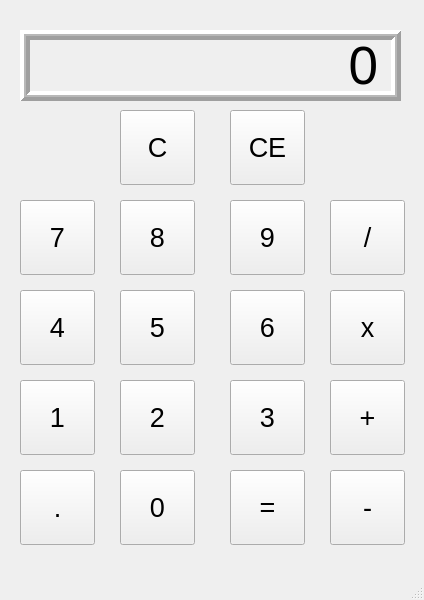
<?xml version="1.0" encoding="UTF-8"?>
<ui version="4.0">
 <class>MainWindow</class>
 <widget class="QMainWindow" name="MainWindow">
  <property name="geometry">
   <rect>
    <x>0</x>
    <y>0</y>
    <width>424</width>
    <height>600</height>
   </rect>
  </property>
  <property name="windowTitle">
   <string>MainWindow</string>
  </property>
  <widget class="QWidget" name="centralwidget">
   <widget class="QLabel" name="outputlabel">
    <property name="geometry">
     <rect>
      <x>20</x>
      <y>30</y>
      <width>381</width>
      <height>71</height>
     </rect>
    </property>
    <property name="font">
     <font>
      <pointsize>40</pointsize>
     </font>
    </property>
    <property name="frameShape">
     <enum>QFrame::Box</enum>
    </property>
    <property name="frameShadow">
     <enum>QFrame::Raised</enum>
    </property>
    <property name="lineWidth">
     <number>4</number>
    </property>
    <property name="midLineWidth">
     <number>2</number>
    </property>
    <property name="text">
     <string>0</string>
    </property>
    <property name="alignment">
     <set>Qt::AlignRight|Qt::AlignTrailing|Qt::AlignVCenter</set>
    </property>
   </widget>
   <widget class="QPushButton" name="ceButton">
    <property name="geometry">
     <rect>
      <x>230</x>
      <y>110</y>
      <width>75</width>
      <height>75</height>
     </rect>
    </property>
    <property name="font">
     <font>
      <pointsize>20</pointsize>
     </font>
    </property>
    <property name="text">
     <string>CE</string>
    </property>
   </widget>
   <widget class="QPushButton" name="cButton">
    <property name="geometry">
     <rect>
      <x>120</x>
      <y>110</y>
      <width>75</width>
      <height>75</height>
     </rect>
    </property>
    <property name="font">
     <font>
      <pointsize>20</pointsize>
     </font>
    </property>
    <property name="text">
     <string>C</string>
    </property>
   </widget>
   <widget class="QPushButton" name="sevenButton">
    <property name="geometry">
     <rect>
      <x>20</x>
      <y>200</y>
      <width>75</width>
      <height>75</height>
     </rect>
    </property>
    <property name="font">
     <font>
      <pointsize>20</pointsize>
     </font>
    </property>
    <property name="text">
     <string>7</string>
    </property>
   </widget>
   <widget class="QPushButton" name="eightButton">
    <property name="geometry">
     <rect>
      <x>120</x>
      <y>200</y>
      <width>75</width>
      <height>75</height>
     </rect>
    </property>
    <property name="font">
     <font>
      <pointsize>20</pointsize>
     </font>
    </property>
    <property name="text">
     <string>8</string>
    </property>
   </widget>
   <widget class="QPushButton" name="nineButton">
    <property name="geometry">
     <rect>
      <x>230</x>
      <y>200</y>
      <width>75</width>
      <height>75</height>
     </rect>
    </property>
    <property name="font">
     <font>
      <pointsize>20</pointsize>
     </font>
    </property>
    <property name="text">
     <string>9</string>
    </property>
   </widget>
   <widget class="QPushButton" name="divideButton">
    <property name="geometry">
     <rect>
      <x>330</x>
      <y>200</y>
      <width>75</width>
      <height>75</height>
     </rect>
    </property>
    <property name="font">
     <font>
      <pointsize>20</pointsize>
     </font>
    </property>
    <property name="text">
     <string>/</string>
    </property>
   </widget>
   <widget class="QPushButton" name="fourButton">
    <property name="geometry">
     <rect>
      <x>20</x>
      <y>290</y>
      <width>75</width>
      <height>75</height>
     </rect>
    </property>
    <property name="font">
     <font>
      <pointsize>20</pointsize>
     </font>
    </property>
    <property name="text">
     <string>4</string>
    </property>
   </widget>
   <widget class="QPushButton" name="fiveButton">
    <property name="geometry">
     <rect>
      <x>120</x>
      <y>290</y>
      <width>75</width>
      <height>75</height>
     </rect>
    </property>
    <property name="font">
     <font>
      <pointsize>20</pointsize>
     </font>
    </property>
    <property name="text">
     <string>5</string>
    </property>
   </widget>
   <widget class="QPushButton" name="sixButton">
    <property name="geometry">
     <rect>
      <x>230</x>
      <y>290</y>
      <width>75</width>
      <height>75</height>
     </rect>
    </property>
    <property name="font">
     <font>
      <pointsize>20</pointsize>
     </font>
    </property>
    <property name="text">
     <string>6</string>
    </property>
   </widget>
   <widget class="QPushButton" name="multiplyButton">
    <property name="geometry">
     <rect>
      <x>330</x>
      <y>290</y>
      <width>75</width>
      <height>75</height>
     </rect>
    </property>
    <property name="font">
     <font>
      <pointsize>20</pointsize>
     </font>
    </property>
    <property name="text">
     <string>x</string>
    </property>
   </widget>
   <widget class="QPushButton" name="oneButton">
    <property name="geometry">
     <rect>
      <x>20</x>
      <y>380</y>
      <width>75</width>
      <height>75</height>
     </rect>
    </property>
    <property name="font">
     <font>
      <pointsize>20</pointsize>
     </font>
    </property>
    <property name="text">
     <string>1</string>
    </property>
   </widget>
   <widget class="QPushButton" name="twoButton">
    <property name="geometry">
     <rect>
      <x>120</x>
      <y>380</y>
      <width>75</width>
      <height>75</height>
     </rect>
    </property>
    <property name="font">
     <font>
      <pointsize>20</pointsize>
     </font>
    </property>
    <property name="text">
     <string>2</string>
    </property>
   </widget>
   <widget class="QPushButton" name="threeButton">
    <property name="geometry">
     <rect>
      <x>230</x>
      <y>380</y>
      <width>75</width>
      <height>75</height>
     </rect>
    </property>
    <property name="font">
     <font>
      <pointsize>20</pointsize>
     </font>
    </property>
    <property name="text">
     <string>3</string>
    </property>
   </widget>
   <widget class="QPushButton" name="plusButton">
    <property name="geometry">
     <rect>
      <x>330</x>
      <y>380</y>
      <width>75</width>
      <height>75</height>
     </rect>
    </property>
    <property name="font">
     <font>
      <pointsize>20</pointsize>
     </font>
    </property>
    <property name="text">
     <string>+</string>
    </property>
   </widget>
   <widget class="QPushButton" name="decimal">
    <property name="geometry">
     <rect>
      <x>20</x>
      <y>470</y>
      <width>75</width>
      <height>75</height>
     </rect>
    </property>
    <property name="font">
     <font>
      <pointsize>20</pointsize>
     </font>
    </property>
    <property name="text">
     <string>.</string>
    </property>
   </widget>
   <widget class="QPushButton" name="equalButton">
    <property name="geometry">
     <rect>
      <x>230</x>
      <y>470</y>
      <width>75</width>
      <height>75</height>
     </rect>
    </property>
    <property name="font">
     <font>
      <pointsize>20</pointsize>
     </font>
    </property>
    <property name="text">
     <string>=</string>
    </property>
   </widget>
   <widget class="QPushButton" name="minusButton">
    <property name="geometry">
     <rect>
      <x>330</x>
      <y>470</y>
      <width>75</width>
      <height>75</height>
     </rect>
    </property>
    <property name="font">
     <font>
      <pointsize>20</pointsize>
     </font>
    </property>
    <property name="text">
     <string>-</string>
    </property>
   </widget>
   <widget class="QPushButton" name="zeroButton">
    <property name="geometry">
     <rect>
      <x>120</x>
      <y>470</y>
      <width>75</width>
      <height>75</height>
     </rect>
    </property>
    <property name="font">
     <font>
      <pointsize>20</pointsize>
     </font>
    </property>
    <property name="text">
     <string>0</string>
    </property>
   </widget>
  </widget>
  <widget class="QMenuBar" name="menubar">
   <property name="geometry">
    <rect>
     <x>0</x>
     <y>0</y>
     <width>424</width>
     <height>21</height>
    </rect>
   </property>
  </widget>
  <widget class="QStatusBar" name="statusbar"/>
 </widget>
 <resources/>
 <connections/>
</ui>
